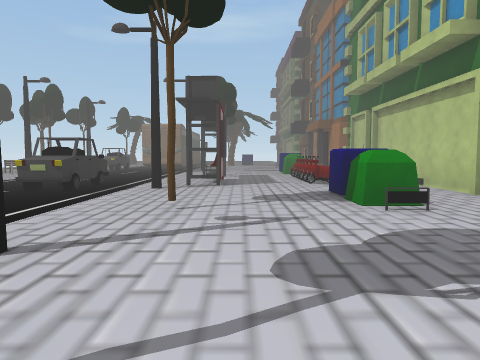
view 1 (above)

23 first-person views from a walk through a 3-D level made in the Unity game engine. The camera is 1.4 m above the floor, tilts 4° down and sees 70° across. The floor is counted in squares, 2 m on a side. Each view is taken from the middle of a square. On the plan, view 1 faces up. The plan holds only what a view shows up to about 11 squares ahead; the rest is blank. The place goes on beyond the plan. The player character is not drawn. Some surface patterns are stand-ins.

view 2
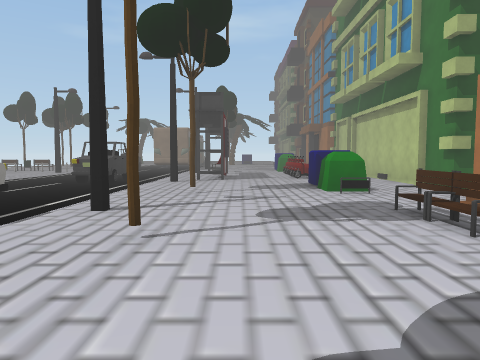

view 3
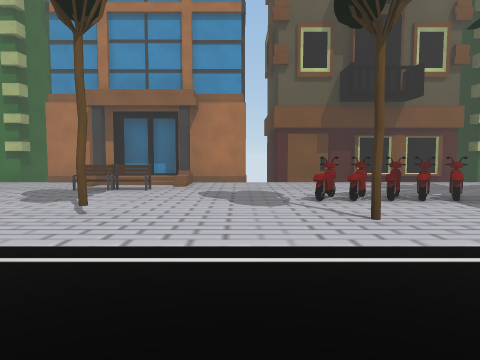

view 4
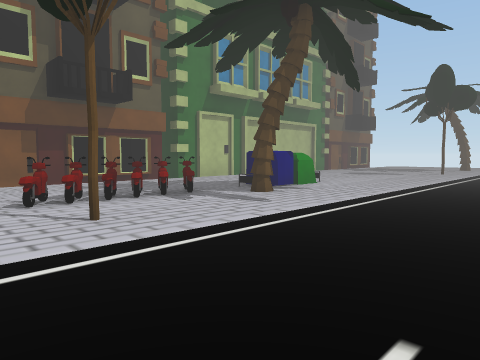

view 5
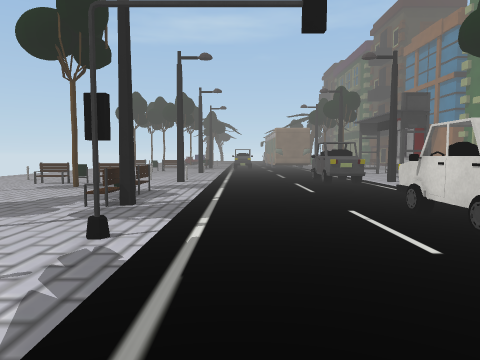

view 6
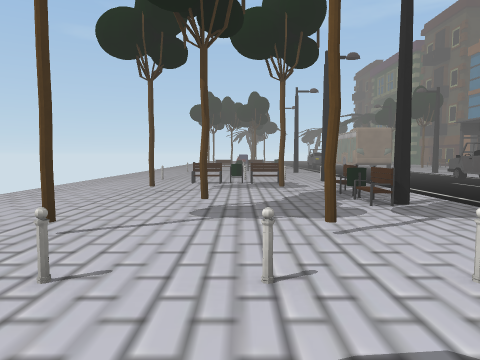

view 7
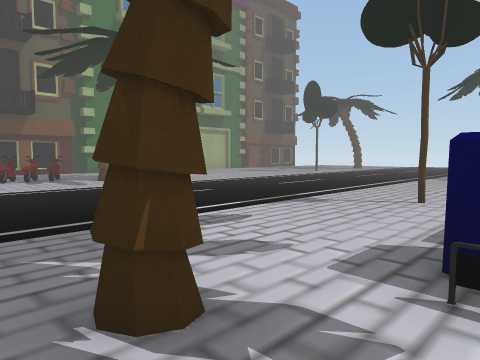

view 8
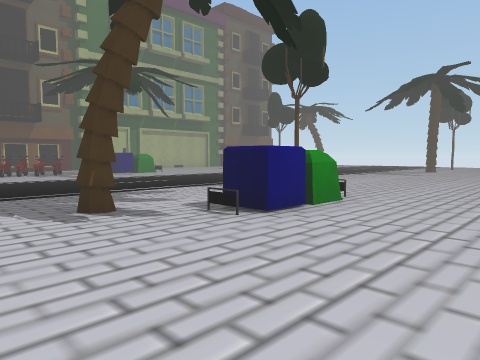

view 9
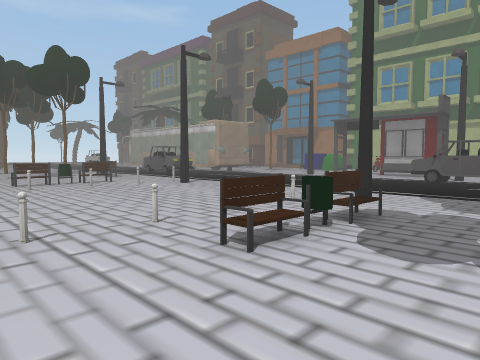

view 10
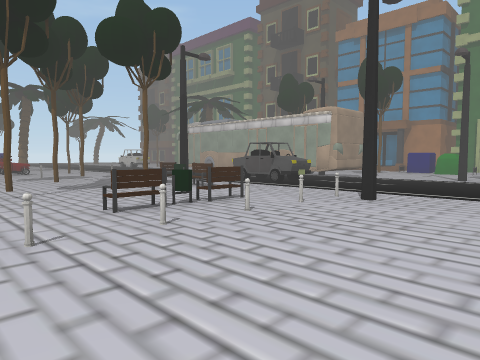

view 11
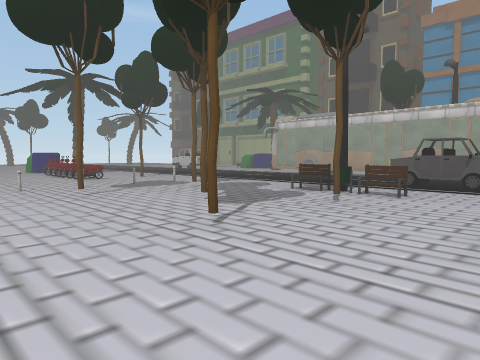

view 12
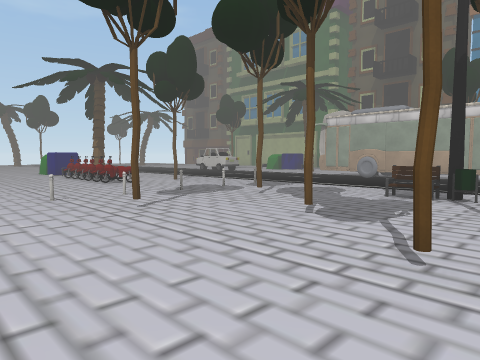

view 13
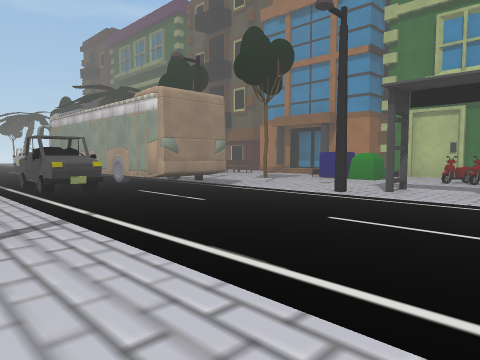

view 14
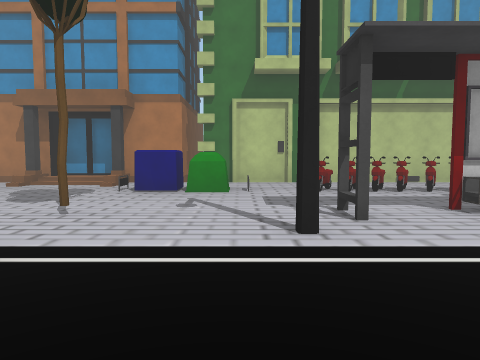

view 15
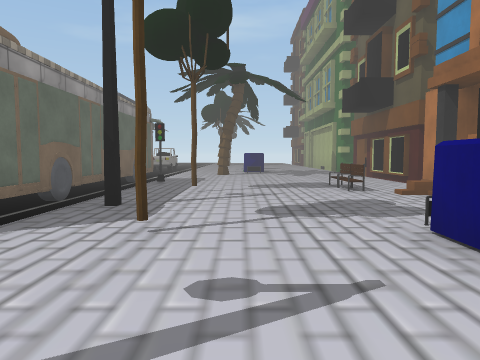

view 16
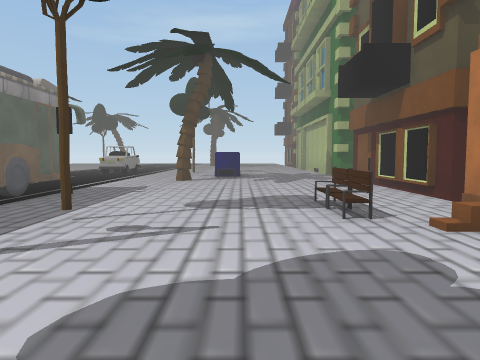

view 17
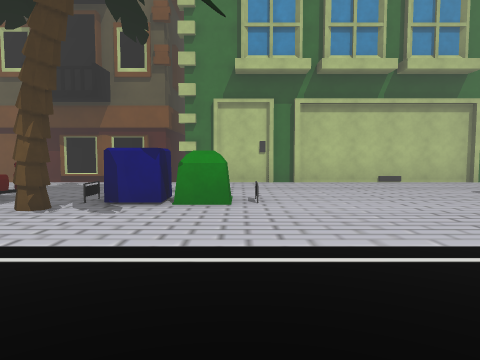

view 18
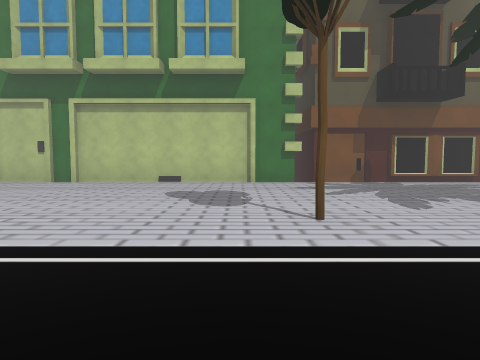

view 19
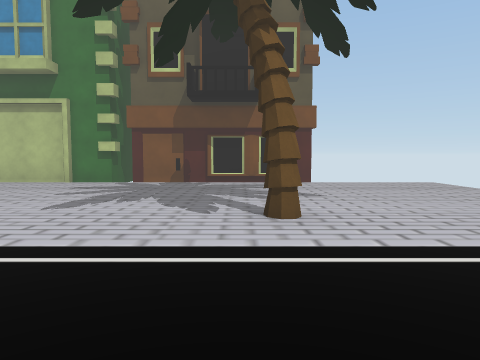

view 20
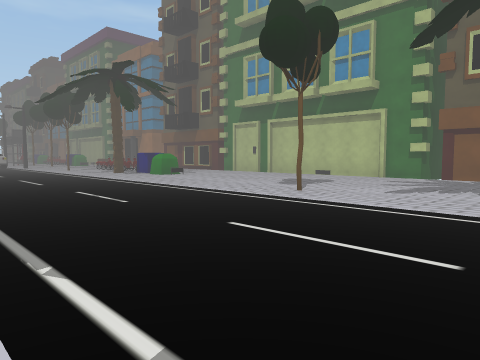

view 21
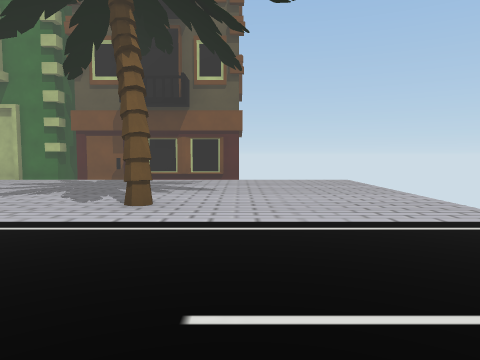

view 22
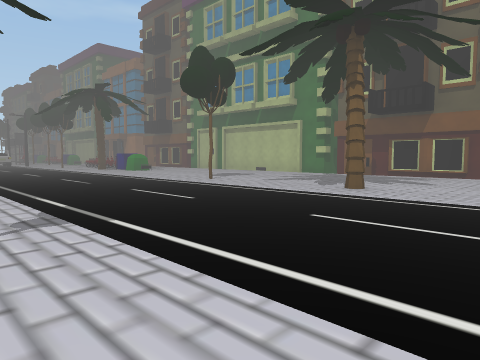

view 23
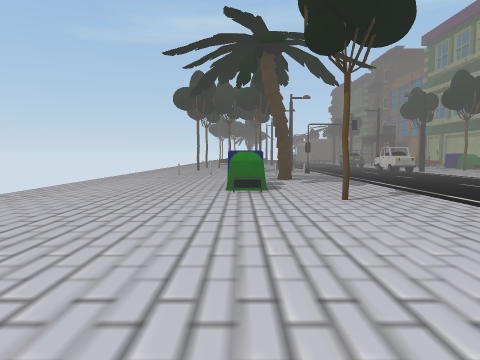

### Floor plan
Key: @ floor where view 1 was taken; # wall or solid block; x gap in a wall; . main floor; : floor 0.25 m higher than the main floor; / step, stairs or slope; O other object.
Columns run from 14 left of view 1 to 5 right of it. Each row starts with its distance up from view 1.
 23  ........ .........#
 22  .OOOOO...##.......#
 21  .........##.......#
 20  .#..#....##....O..#
 19 ..........##.#..O..#
 18 ....#.O...##...../##
 17 ..#...O.O.##......:#
 16 ........O.##...../##
 15 ........O.##.#..O. #
 14 ...OOO..........O. #
 13  .OOOOO.........O..#
 12  ............O.....#
 11  ...............O..#
 10  .............O.O..#
  9 ..............O.O..#
  8 ..OOOOO...OO.O.....#
  7 ...OOO....OO....  .#
  6 ..........OO....O..#
  5 ..#...O......#..O..#
  4 ......O.........O..#
  3 ....#.O...........##
  2  .........OO....O.:#
  1   #..#.#..OO.#..O.:#
  0    OOO .......@...##
 -1  ..... ............#
 -2 ...................#
 -3 .....#.......#.O...#
 -4 ....O..........O...#
 -5 ....O.........OO...#
 -6 ....O.........x....#
 -7 ..............O....#
 -8 ......#.......O....#
 -9  .............O....#
-10   .................#
-11   .................#
-12    ................#
-13    ..  ............#
-14        ............#
-15         ...........#
-16        ......#.....#
-17        ............#
-18        ............#
-19        ............#
-20        ......#.....#
-21        ............#
-22       .............#
-23       .............
-24       .............
-25             .......

Where each view was taken, in squares from view 1:
view 1: 0 up, 0 right, facing up
view 2: 2 down, 0 right, facing up
view 3: 1 down, 5 left, facing right
view 4: 1 down, 5 left, facing down-right
view 5: 2 down, 6 left, facing up
view 6: 2 down, 10 left, facing up
view 7: 2 down, 10 left, facing down-right
view 8: 1 down, 13 left, facing down-right
view 9: 5 up, 13 left, facing up-right
view 10: 10 up, 13 left, facing up-right
view 11: 14 up, 14 left, facing up-right
view 12: 16 up, 14 left, facing up-right
view 13: 9 up, 8 left, facing up-right
view 14: 13 up, 5 left, facing right
view 15: 12 up, 0 right, facing up
view 16: 15 up, 1 right, facing up
view 17: 9 down, 5 left, facing right
view 18: 15 down, 5 left, facing right
view 19: 20 down, 5 left, facing right
view 20: 20 down, 7 left, facing up-right
view 21: 22 down, 6 left, facing right
view 22: 24 down, 8 left, facing up-right
view 23: 13 down, 10 left, facing up
